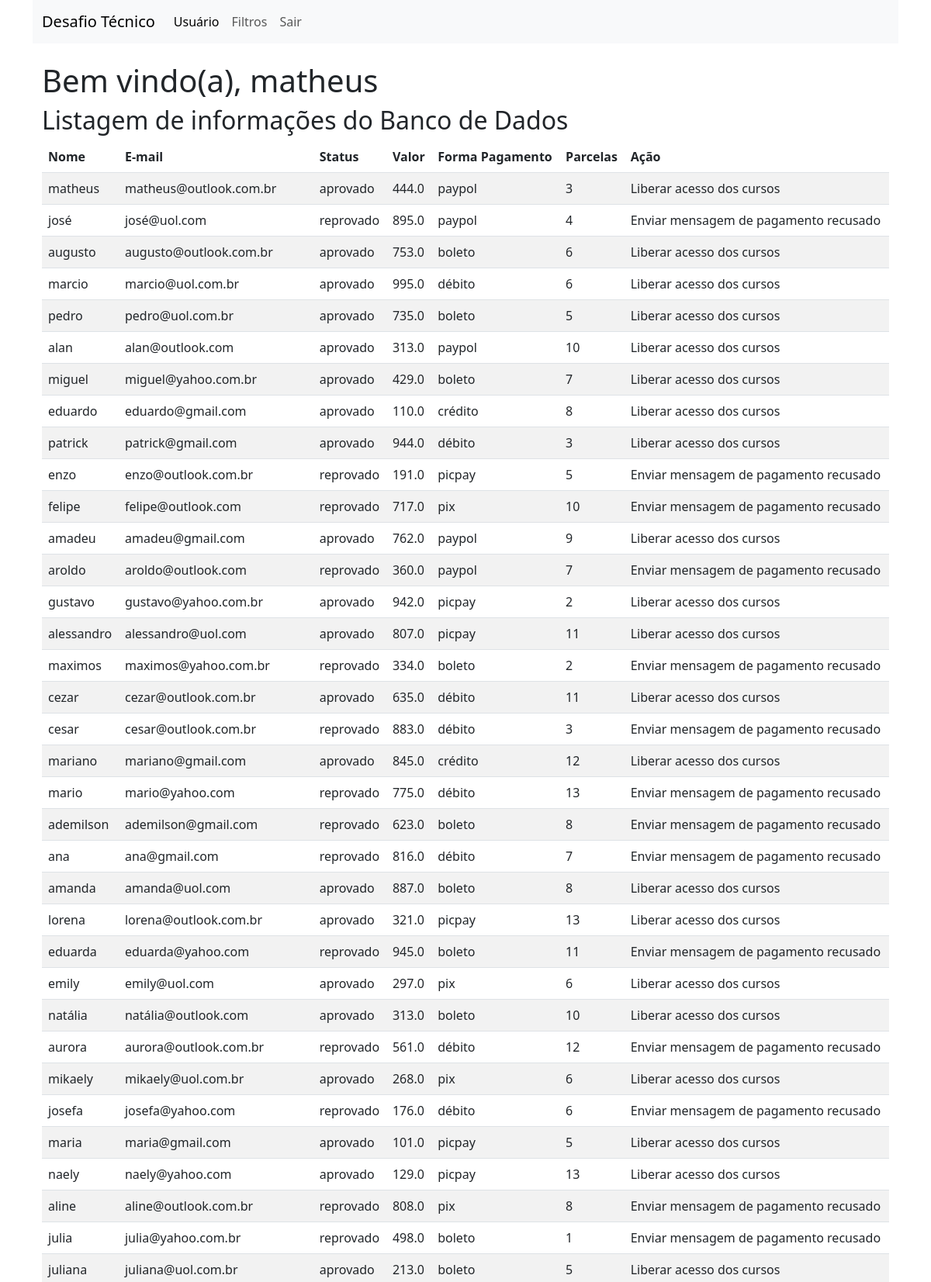
/usuario (signed in, upper part), run on the app's committed database.
### API/models.py (models this page shows)
class Usuario(database.Model, UserMixin):
    id = database.Column(database.Integer, primary_key=True)
    username = database.Column(database.String, nullable=False)
    email = database.Column(database.String, nullable=False, unique=True)
    senha = database.Column(database.String, nullable=False)
    token = database.Column(database.String, nullable=False)

class Cliente(database.Model, UserMixin):
    id = database.Column(database.Integer, primary_key=True)
    nome = database.Column(database.String, nullable=False)
    email = database.Column(database.String, nullable=False, unique=True)
    status = database.Column(database.String, nullable=False)
    valor = database.Column(database.Float, nullable=False)
    forma_pagamento = database.Column(database.String, nullable=False)
    parcelas = database.Column(database.Integer, nullable=False)
    resposta = database.Column(database.String, nullable=False)

### API/routes.py (the view)
@app.route("/usuario")
@login_required
def usuario():
    db = Cliente.query.all()
    return render_template("usuario.html", current_user=current_user, db=db)

### API/models.py (called while the page is built)
@login_manager.user_loader
def load_usuario(id):
    return Usuario.query.get(int(id))

### API/templates/usuario.html
{% extends "base.html" %}
{% block main %}
    <div class="container">
        <h1>Bem vindo(a), {{ current_user.username }}</h1>
        <h2>Listagem de informações do Banco de Dados</h2>
        <table class="table table-striped table-hover">
            <thead>
                <tr>
                    <th scope="col">Nome</th>
                    <th scope="col">E-mail</th>
                    <th scope="col">Status</th>
                    <th scope="col">Valor</th>
                    <th scope="col">Forma Pagamento</th>
                    <th scope="col">Parcelas</th>
                    <th scope="col">Ação</th>
                </tr>
            </thead>
            <tbody>
                {% for cliente in  db %}
                    <tr>
                        <td>{{ cliente.nome }}</td>
                        <td>{{ cliente.email }}</td>
                        <td>{{ cliente.status }}</td>
                        <td>{{ cliente.valor }}</td>
                        <td>{{ cliente.forma_pagamento }}</td>
                        <td>{{ cliente.parcelas }}</td>
                        <td>{{ cliente.resposta }}</td>
                    </tr>
                {% endfor %}
            </tbody>
        </table>
    </div>
{% endblock %}

### API/templates/base.html (shortened to what this page needs)
<!DOCTYPE html>
<html lang="pt-br">
    <head>
        <link href="https://cdn.jsdelivr.net/npm/bootstrap@5.3.0-alpha3/dist/css/bootstrap.min.css" rel="stylesheet">
    </head>
    <body>
        <header class="container mb-4">
            <nav class="navbar navbar-expand-lg bg-body-tertiary">
                <div class="container-fluid">
                    <a class="navbar-brand" href="{{ url_for('home') }}">Desafio Técnico</a>
                    <div class="collapse navbar-collapse" id="navbarSupportedContent">
                        <ul class="navbar-nav me-auto mb-2 mb-lg-0">
                            {% if current_user.is_authenticated %}
                                <li class="nav-item">
                                    <a class="nav-link active" aria-current="page" href="{{ url_for('usuario') }}">Usuário</a>
                                </li>
                                <li class="nav-item">
                                    <a class="nav-link" href="{{ url_for('tratativas') }}">Filtros</a>
                                </li>
                                <li class="nav-item">
                                    <a class="nav-link" href="{{ url_for('sair') }}">Sair</a>
                                </li>
                            {% endif %}
                        </ul>
                    </div>
                </div>
            </nav>
        </header>
        <main class="d-flex flex-column justify-content-center container">
            {% block main %}{% endblock %}
        </main>
    </body>
</html>

### data on the page
Usuario: username "matheus"
Cliente: nome "matheus", email "matheus@outlook.com.br", status "aprovado", valor "444.0", forma_pagamento "paypol", parcelas "3", resposta "Liberar acesso dos cursos"
Cliente: nome "josé", email "josé@uol.com", status "reprovado", valor "895.0", forma_pagamento "paypol", parcelas "4", resposta "Enviar mensagem de pagamento recusado"
Cliente: nome "augusto", email "augusto@outlook.com.br", status "aprovado", valor "753.0", forma_pagamento "boleto", parcelas "6", resposta "Liberar acesso dos cursos"
Cliente: nome "marcio", email "marcio@uol.com.br", status "aprovado", valor "995.0", forma_pagamento "débito", parcelas "6", resposta "Liberar acesso dos cursos"
Cliente: nome "pedro", email "pedro@uol.com.br", status "aprovado", valor "735.0", forma_pagamento "boleto", parcelas "5", resposta "Liberar acesso dos cursos"
Cliente: nome "alan", email "alan@outlook.com", status "aprovado", valor "313.0", forma_pagamento "paypol", parcelas "10", resposta "Liberar acesso dos cursos"
Cliente: nome "miguel", email "miguel@yahoo.com.br", status "aprovado", valor "429.0", forma_pagamento "boleto", parcelas "7", resposta "Liberar acesso dos cursos"
Cliente: nome "eduardo", email "eduardo@gmail.com", status "aprovado", valor "110.0", forma_pagamento "crédito", parcelas "8", resposta "Liberar acesso dos cursos"
Cliente: nome "patrick", email "patrick@gmail.com", status "aprovado", valor "944.0", forma_pagamento "débito", parcelas "3", resposta "Liberar acesso dos cursos"
Cliente: nome "enzo", email "enzo@outlook.com.br", status "reprovado", valor "191.0", forma_pagamento "picpay", parcelas "5", resposta "Enviar mensagem de pagamento recusado"
Cliente: nome "felipe", email "felipe@outlook.com", status "reprovado", valor "717.0", forma_pagamento "pix", parcelas "10", resposta "Enviar mensagem de pagamento recusado"
Cliente: nome "amadeu", email "amadeu@gmail.com", status "aprovado", valor "762.0", forma_pagamento "paypol", parcelas "9", resposta "Liberar acesso dos cursos"
Cliente: nome "aroldo", email "aroldo@outlook.com", status "reprovado", valor "360.0", forma_pagamento "paypol", parcelas "7", resposta "Enviar mensagem de pagamento recusado"
Cliente: nome "gustavo", email "gustavo@yahoo.com.br", status "aprovado", valor "942.0", forma_pagamento "picpay", parcelas "2", resposta "Liberar acesso dos cursos"
Cliente: nome "alessandro", email "alessandro@uol.com", status "aprovado", valor "807.0", forma_pagamento "picpay", parcelas "11", resposta "Liberar acesso dos cursos"
Cliente: nome "maximos", email "maximos@yahoo.com.br", status "reprovado", valor "334.0", forma_pagamento "boleto", parcelas "2", resposta "Enviar mensagem de pagamento recusado"
Cliente: nome "cezar", email "cezar@outlook.com.br", status "aprovado", valor "635.0", forma_pagamento "débito", parcelas "11", resposta "Liberar acesso dos cursos"
Cliente: nome "cesar", email "cesar@outlook.com.br", status "reprovado", valor "883.0", forma_pagamento "débito", parcelas "3", resposta "Enviar mensagem de pagamento recusado"
Cliente: nome "mariano", email "mariano@gmail.com", status "aprovado", valor "845.0", forma_pagamento "crédito", parcelas "12", resposta "Liberar acesso dos cursos"
Cliente: nome "mario", email "mario@yahoo.com", status "reprovado", valor "775.0", forma_pagamento "débito", parcelas "13", resposta "Enviar mensagem de pagamento recusado"
Cliente: nome "ademilson", email "ademilson@gmail.com", status "reprovado", valor "623.0", forma_pagamento "boleto", parcelas "8", resposta "Enviar mensagem de pagamento recusado"
Cliente: nome "ana", email "ana@gmail.com", status "reprovado", valor "816.0", forma_pagamento "débito", parcelas "7", resposta "Enviar mensagem de pagamento recusado"
Cliente: nome "amanda", email "amanda@uol.com", status "aprovado", valor "887.0", forma_pagamento "boleto", parcelas "8", resposta "Liberar acesso dos cursos"
Cliente: nome "lorena", email "lorena@outlook.com.br", status "aprovado", valor "321.0", forma_pagamento "picpay", parcelas "13", resposta "Liberar acesso dos cursos"
Cliente: nome "eduarda", email "eduarda@yahoo.com", status "reprovado", valor "945.0", forma_pagamento "boleto", parcelas "11", resposta "Enviar mensagem de pagamento recusado"
Cliente: nome "emily", email "emily@uol.com", status "aprovado", valor "297.0", forma_pagamento "pix", parcelas "6", resposta "Liberar acesso dos cursos"
Cliente: nome "natália", email "natália@outlook.com", status "aprovado", valor "313.0", forma_pagamento "boleto", parcelas "10", resposta "Liberar acesso dos cursos"
Cliente: nome "aurora", email "aurora@outlook.com.br", status "reprovado", valor "561.0", forma_pagamento "débito", parcelas "12", resposta "Enviar mensagem de pagamento recusado"
Cliente: nome "mikaely", email "mikaely@uol.com.br", status "aprovado", valor "268.0", forma_pagamento "pix", parcelas "6", resposta "Liberar acesso dos cursos"
Cliente: nome "josefa", email "josefa@yahoo.com", status "reprovado", valor "176.0", forma_pagamento "débito", parcelas "6", resposta "Enviar mensagem de pagamento recusado"
Cliente: nome "maria", email "maria@gmail.com", status "aprovado", valor "101.0", forma_pagamento "picpay", parcelas "5", resposta "Liberar acesso dos cursos"
Cliente: nome "naely", email "naely@yahoo.com", status "aprovado", valor "129.0", forma_pagamento "picpay", parcelas "13", resposta "Liberar acesso dos cursos"
Cliente: nome "aline", email "aline@outlook.com.br", status "reprovado", valor "808.0", forma_pagamento "pix", parcelas "8", resposta "Enviar mensagem de pagamento recusado"
Cliente: nome "julia", email "julia@yahoo.com.br", status "reprovado", valor "498.0", forma_pagamento "boleto", parcelas "1", resposta "Enviar mensagem de pagamento recusado"
Cliente: nome "juliana", email "juliana@uol.com.br", status "aprovado", valor "213.0", forma_pagamento "boleto", parcelas "5", resposta "Liberar acesso dos cursos"
